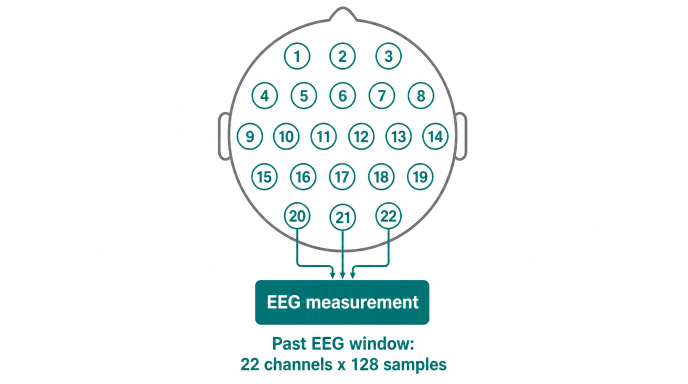
#> input picture docs/paper/iecbes2026/art/head_montage.png, 1376 x 768 px (shown at 1/2 size); its folder holds 4 pictures in this run; the run also reads 2 pictures not shown here
$ python compose_figures.py
#> lines starting #> are read from the running program, lines starting #| are printed output that depends on the picture; after the words box and inside, x2 and y2 are one past the last pixel; in counts of white or black regions, pixels touching at a corner belong together
"""Composite generated art with CSV-backed data panels at IEEE column width.

Division of labour, and why
---------------------------
FigureLabs draws the schematics: heads, montages, field surfaces, flowcharts.
It is better at those than anything authored here.

matplotlib draws anything carrying a number, because a plot read from CSV can
be audited back to the row it came from and a generated picture cannot. That
distinction already caught one real error: a hand-typed ridge value of 0.517
at horizon 16, whose measured value is 0.822.

What this module guarantees
---------------------------
1. Canvas authored at 3.5 in, the IEEE column measure, so the figure is placed
   at 100% and never rescaled. Rescaling is what produced the blur complaint.
2. Every placed panel prints at >= MIN_DPI. Enforced, not assumed. A panel that
   came back from the generator too small fails the build by name.
3. Panel letters and captions are authored here, not baked into the art, so
   type size is controlled at final scale rather than inherited from whatever
   canvas the generator happened to use.
"""

from __future__ import annotations

import sys
from pathlib import Path

import matplotlib

matplotlib.use("Agg")

from matplotlib import font_manager as fm
from matplotlib import pyplot as plt

HERE = Path(__file__).resolve().parent
BASE = HERE.parent
ART = BASE / "art"
VEC = BASE / "art_vector"
TARGET_PX = 2400    # px across the placed panel; 3.5in x 600dpi = 2100, with headroom
OUT = BASE / "figures"
OUT.mkdir(parents=True, exist_ok=True)

sys.path.insert(0, str(HERE))

COL_IN = 3.5        # IEEE single column
MIN_DPI = 600.0     # print floor for line art
PT_PANEL = 9.0     # panel letters/titles, larger for the vertical stack
PT_NOTE = 8.0
INK = "#1a1a1a"
GREY = "#5f6368"


# [6 lines left out: function _font, not called in this run]


class MissingArt(Exception):
    """Raised when a required generated panel has not been dropped in yet."""


class ResolutionFail(Exception):
    """Raised when a panel is too small to print at MIN_DPI."""


def load_art(name: str):
    """Prefer the traced vector, falling back to the raster original.

    The generator caps output near 1.5 MP, which is under 400 dpi at column
    width. vectorize_art.py traces that flat art to paths, so it can be
    rasterised here at any density. Upscaling the raster was measured and
    rejected: it retained only 82.7% of edge contrast, i.e. visible softening.
    """
    import subprocess
    import tempfile

    import matplotlib.image as mpimg

    svg = VEC / (Path(name).stem + ".svg")
    if svg.exists():
        with tempfile.TemporaryDirectory() as td:
            png = Path(td) / "r.png"
            # The drawing may occupy only part of its canvas, so sizing the
            # canvas to TARGET_PX can still leave the ink short. Render once,
            # measure the trimmed ink, then re-render scaled up to hit the
            # target on the artwork itself rather than on the whitespace.
            r = subprocess.run(
                ["magick", "-background", "white", str(svg),
                 "-resize", f"{TARGET_PX}x", str(png)], capture_output=True)
            if r.returncode == 0 and png.exists():
                art = _trim(mpimg.imread(png))
                if art.shape[1] < TARGET_PX:
                    grow = min(TARGET_PX / max(art.shape[1], 1) * 1.02, 4.0)
                    r2 = subprocess.run(
                        ["magick", "-background", "white", str(svg),
                         "-resize", f"{int(TARGET_PX * grow)}x", str(png)],
                        capture_output=True)
                    if r2.returncode == 0 and png.exists():
                        art = _trim(mpimg.imread(png))
                return art

    p = ART / name
    if not p.exists():
        raise MissingArt(name)
    return _trim(mpimg.imread(p))


def check_dpi(img, placed_in: float, name: str) -> str | None:
    """Return a failure string if this panel cannot print at MIN_DPI."""
    px = img.shape[1]
    dpi = px / placed_in
    if dpi < MIN_DPI:
        need = int(MIN_DPI * placed_in)
        return (f"{name}: {px}px placed at {placed_in:.2f}in = {dpi:.0f} dpi, "
                f"below {MIN_DPI:.0f}. Regenerate at >= {need}px wide.")
    return None


def _trim(img, thresh: float = 0.985):
    """Crop uniform near-white margin and flatten alpha onto white.

    The generator returns art on its own canvas with generous padding and a
    slightly off-white background. Placed as-is, that padding becomes dead
    space and the off-white reads as a visible grey box against the page.
    Cropping to the ink means the art fills its panel, so it survives
    reduction to column width.
    """
    import numpy as np

    a = np.asarray(img, dtype=float)
    if a.ndim == 2:
        a = np.dstack([a] * 3)
    if a.max() > 1.0:
        a = a / 255.0
    if a.shape[2] == 4:                      # composite over white
        alpha = a[..., 3:4]
        a = a[..., :3] * alpha + (1.0 - alpha)
    a = a[..., :3]

    ink = a.min(axis=2) < thresh
    if not ink.any():
        return a
    rows = np.where(ink.any(axis=1))[0]
    cols = np.where(ink.any(axis=0))[0]
    pad = 2
    r0 = max(rows[0] - pad, 0)
    r1 = min(rows[-1] + 1 + pad, a.shape[0])
    c0 = max(cols[0] - pad, 0)
    c1 = min(cols[-1] + 1 + pad, a.shape[1])
    out = a[r0:r1, c0:c1].copy()
    # Measured background is 254/255, which reproduces as a faint grey panel
    # against the page. Snap that near-white plateau to true white and leave
    # every real ink value untouched.
    bg = out.min(axis=2) >= 0.975
    out[bg] = 1.0
    return out


# Left margin of the figure, in figure fraction, and the gutter the data panel
# needs for its y tick labels. Both are reserved up front.
#
# Two alignment bugs were measured here, not guessed at:
#
#   1. savefig(bbox_inches="tight") grows the canvas leftward to fit the data
#      panel's y tick labels. The art panels are centred on the authored
#      canvas, so once the canvas grows on one side only, their ink lands right
#      of the figure's visual centre. Measured: Fig 3 art sat at 57.1% of
#      width against the bar chart at 50.0%, which is the shift that reads as
#      "the top image is a bit to the right". Fixed by reserving the gutter in
#      the layout and saving with a fixed bbox, so the canvas never grows.
#
#   2. imshow forces an equal aspect, which shrinks the axes box to the image
#      and re-centres it. A panel letter anchored to that box therefore indents
#      by a different amount on every row. Fixed by anchoring letters to a
#      single figure-space x, so A, B and C share one left edge.
LEFT = 0.030
RIGHT = 0.985
# Per-figure, because the widest y tick label differs: Fig 1's sweep carries
# numeric labels, Fig 3's bar chart carries category names ("mean of trace").
# Measured by rendering and comparing each data axes' tight bbox against its
# position, then rounded up. build() re-checks and fails loudly if a label
# grows past what is reserved.
GUTTER_SWEEP = 0.125
GUTTER_BARS = 0.225


# [12 lines left out: functions _letter, place, not called in this run]


def build_figure1():
    """Fig 1: generated montage + generated field, over the measured sweep."""
    import make_data_panels as dp

    head = load_art("head_montage.png")
    field = load_art("latent_field.png")

    fails = [f for f in (
        check_dpi(head, COL_IN, "head_montage.png"),
        check_dpi(field, COL_IN, "latent_field.png"),
    ) if f]
    if fails:
        raise ResolutionFail("; ".join(fails))

    plt.rcParams.update({"font.family": _font(), "pdf.fonttype": 42})
    # One panel per row: each gets the full column measure, so the art is
    # placed at 3.5in rather than 1.75in and its type prints twice as large.
    fig = plt.figure(figsize=(COL_IN, 6.4))
    gs = fig.add_gridspec(3, 1, height_ratios=[1.30, 0.92, 1.15],
                          left=LEFT + GUTTER_SWEEP, right=RIGHT,
                          top=0.955, bottom=0.062, hspace=0.22)

    place(fig, fig.add_subplot(gs[0, 0]), head, "A", "Noninvasive EEG")
    place(fig, fig.add_subplot(gs[1, 0]), field, "B", "Latent field")

    ax = fig.add_subplot(gs[2, 0])
    dp.panel_sweep(ax, dp.load())
    _letter(fig, ax, "C", "Measured forecast skill")

    return fig


def build_figure3():
    """Fig 3: generated protocol schematics over the measured comparison."""
    import make_data_panels as dp

    overlap = load_art("overlap.png")
    split = load_art("subject_split.png")

    fails = [f for f in (
        check_dpi(overlap, COL_IN, "overlap.png"),
        check_dpi(split, COL_IN, "subject_split.png"),
    ) if f]
    if fails:
        raise ResolutionFail("; ".join(fails))

    plt.rcParams.update({"font.family": _font(), "pdf.fonttype": 42})
    fig = plt.figure(figsize=(COL_IN, 5.5))
    gs = fig.add_gridspec(3, 1, height_ratios=[1.00, 0.72, 1.18],
                          left=LEFT + GUTTER_BARS, right=RIGHT,
                          top=0.950, bottom=0.072, hspace=0.26)

    place(fig, fig.add_subplot(gs[0, 0]), overlap, "A", "Leakage risk")
    place(fig, fig.add_subplot(gs[1, 0]), split, "B", "Held-out split")

    ax = fig.add_subplot(gs[2, 0])
    dp.panel_bars(ax, dp.load(), h=16)
    _letter(fig, ax, "C", "Strong-baseline comparison")

    return fig


def build_figure2():
    """Figure 2 is a single generated flowchart, placed full column."""
    art = load_art("architecture.png")
    fail = check_dpi(art, COL_IN, "architecture.png")
    if fail:
        raise ResolutionFail(fail)

    h = COL_IN * art.shape[0] / art.shape[1]
    fig = plt.figure(figsize=(COL_IN, h))
    ax = fig.add_axes([0, 0, 1, 1])
    ax.imshow(art)
    ax.axis("off")
    return fig


# [39 lines left out: functions assert_gutter, assert_aligned, not called in this run]


def main() -> int:
    jobs = [("fig1_concept", build_figure1),
            ("fig2_architecture", build_figure2),
            ("fig3_protocol", build_figure3)]

    done, waiting = [], []
    for name, fn in jobs:
        try:
            fig = fn()
        except MissingArt as e:
            waiting.append(f"{name}: waiting on art/{e}")
            continue
        except ResolutionFail as e:
            waiting.append(f"{name}: {e}")
            continue
        assert_gutter(fig, name)
        assert_aligned(fig, name)
        for ext in ("pdf", "png"):
            # No bbox_inches="tight": a tight bbox grows the canvas leftward
            # to fit y tick labels, which is what pushed the art panels right
            # of the data panel. The layout already reserves that space.
            fig.savefig(OUT / f"{name}.{ext}",
                        dpi=600 if ext == "png" else None)
        plt.close(fig)
        done.append(name)
#> this loop made 3 passes
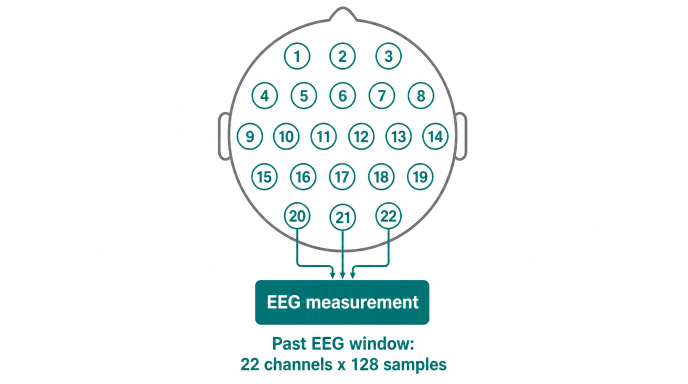
#> input picture docs/paper/iecbes2026/art/head_montage.png, 1376 x 768 px (shown at 1/2 size)
#> pass 1, in _trim, `ink = a.min(axis=2) < thresh`:
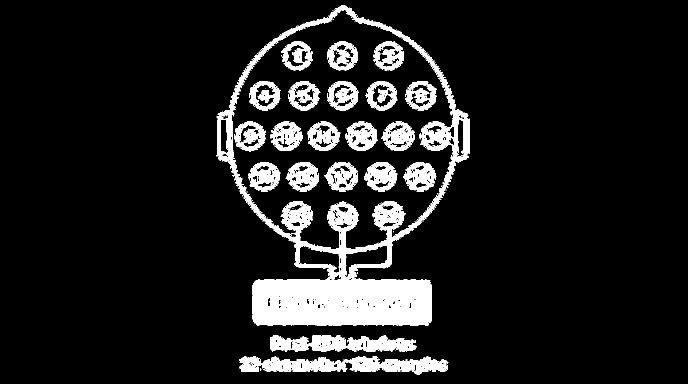
#> ink: shape (768, 1376) bool (shown at 1/2 size); 10.7% white; 157 white regions (134 under 20 px), largest, box (x1, y1, x2, y2) and area: (433, 10, 939, 652) 60004, (478, 712, 897, 750) 8651, (541, 670, 833, 704) 6262
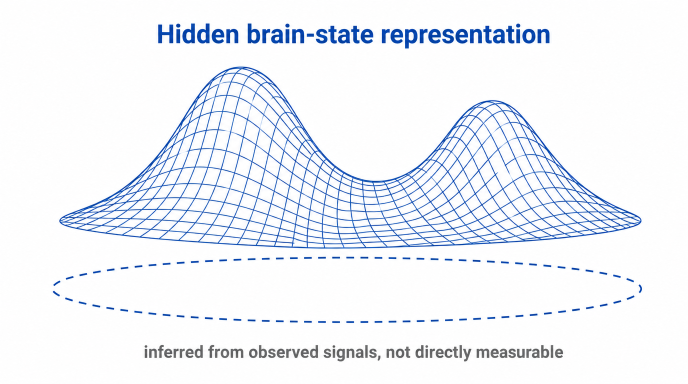
#> input picture docs/paper/iecbes2026/art/latent_field.png, 1376 x 768 px (shown at 1/2 size)

    for n in done:
        print(f"  built {n}.pdf / .png")
    for w in waiting:
        print(f"  {w}")

    if done:
        print("\nRun check_geometry.py to gate type size and overlap.")
    return 0 if done else 1


if __name__ == "__main__":
#> (the run stopped early here; a loop or call above may not have finished)
